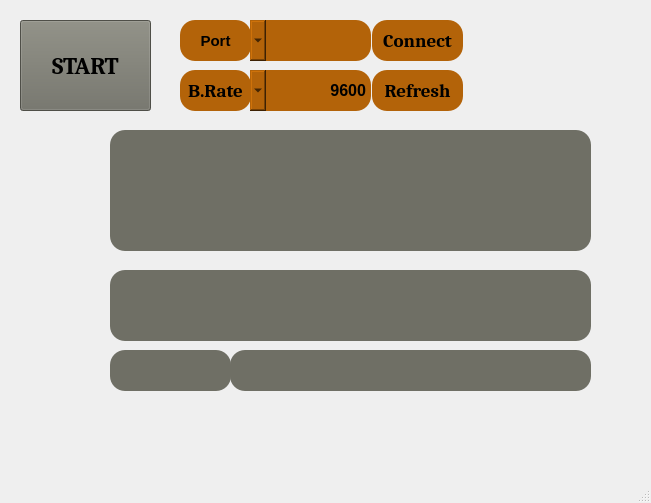
<?xml version="1.0" encoding="UTF-8"?>
<ui version="4.0">
 <class>MainWindow</class>
 <widget class="QMainWindow" name="MainWindow">
  <property name="geometry">
   <rect>
    <x>0</x>
    <y>0</y>
    <width>651</width>
    <height>503</height>
   </rect>
  </property>
  <property name="windowTitle">
   <string>MainWindow</string>
  </property>
  <widget class="QWidget" name="centralwidget">
   <widget class="QLabel" name="port_label">
    <property name="geometry">
     <rect>
      <x>180</x>
      <y>20</y>
      <width>71</width>
      <height>41</height>
     </rect>
    </property>
    <property name="font">
     <font>
      <pointsize>11</pointsize>
      <weight>75</weight>
      <bold>true</bold>
     </font>
    </property>
    <property name="styleSheet">
     <string notr="true">background-color: rgb(179, 99, 9);
border-radius : 15px;</string>
    </property>
    <property name="frameShape">
     <enum>QFrame::Panel</enum>
    </property>
    <property name="frameShadow">
     <enum>QFrame::Sunken</enum>
    </property>
    <property name="lineWidth">
     <number>2</number>
    </property>
    <property name="text">
     <string>Port</string>
    </property>
    <property name="alignment">
     <set>Qt::AlignCenter</set>
    </property>
   </widget>
   <widget class="QPushButton" name="connect_button">
    <property name="geometry">
     <rect>
      <x>372</x>
      <y>20</y>
      <width>91</width>
      <height>41</height>
     </rect>
    </property>
    <property name="font">
     <font>
      <family>Cambria</family>
      <pointsize>14</pointsize>
      <weight>75</weight>
      <bold>true</bold>
     </font>
    </property>
    <property name="styleSheet">
     <string notr="true">background-color: rgb(179, 99, 9);
border-radius : 15px;</string>
    </property>
    <property name="text">
     <string>Connect</string>
    </property>
    <property name="checkable">
     <bool>false</bool>
    </property>
   </widget>
   <widget class="QComboBox" name="baudrate_box">
    <property name="geometry">
     <rect>
      <x>250</x>
      <y>70</y>
      <width>121</width>
      <height>41</height>
     </rect>
    </property>
    <property name="font">
     <font>
      <pointsize>12</pointsize>
      <weight>75</weight>
      <bold>true</bold>
     </font>
    </property>
    <property name="layoutDirection">
     <enum>Qt::RightToLeft</enum>
    </property>
    <property name="styleSheet">
     <string notr="true">background-color: rgb(179, 99, 9);
border-radius : 15px;</string>
    </property>
    <item>
     <property name="text">
      <string>9600</string>
     </property>
    </item>
    <item>
     <property name="text">
      <string>57600</string>
     </property>
    </item>
    <item>
     <property name="text">
      <string>115200</string>
     </property>
    </item>
   </widget>
   <widget class="QLabel" name="baudrate_label">
    <property name="geometry">
     <rect>
      <x>180</x>
      <y>70</y>
      <width>71</width>
      <height>41</height>
     </rect>
    </property>
    <property name="font">
     <font>
      <family>Cambria</family>
      <pointsize>14</pointsize>
      <weight>75</weight>
      <bold>true</bold>
     </font>
    </property>
    <property name="styleSheet">
     <string notr="true">background-color: rgb(179, 99, 9);
border-radius : 15px;</string>
    </property>
    <property name="frameShape">
     <enum>QFrame::Panel</enum>
    </property>
    <property name="frameShadow">
     <enum>QFrame::Sunken</enum>
    </property>
    <property name="lineWidth">
     <number>2</number>
    </property>
    <property name="text">
     <string>B.Rate</string>
    </property>
    <property name="alignment">
     <set>Qt::AlignCenter</set>
    </property>
   </widget>
   <widget class="QPushButton" name="refresh_button">
    <property name="geometry">
     <rect>
      <x>372</x>
      <y>70</y>
      <width>91</width>
      <height>41</height>
     </rect>
    </property>
    <property name="font">
     <font>
      <family>Cambria</family>
      <pointsize>14</pointsize>
      <weight>75</weight>
      <bold>true</bold>
     </font>
    </property>
    <property name="styleSheet">
     <string notr="true">background-color: rgb(179, 99, 9);
border-radius : 15px;</string>
    </property>
    <property name="text">
     <string>Refresh</string>
    </property>
    <property name="checkable">
     <bool>false</bool>
    </property>
   </widget>
   <widget class="QComboBox" name="port_box">
    <property name="geometry">
     <rect>
      <x>250</x>
      <y>20</y>
      <width>121</width>
      <height>41</height>
     </rect>
    </property>
    <property name="font">
     <font>
      <pointsize>10</pointsize>
      <weight>75</weight>
      <bold>true</bold>
     </font>
    </property>
    <property name="layoutDirection">
     <enum>Qt::RightToLeft</enum>
    </property>
    <property name="styleSheet">
     <string notr="true">background-color: rgb(179, 99, 9);
border-radius : 15px;</string>
    </property>
   </widget>
   <widget class="QLabel" name="info_label">
    <property name="geometry">
     <rect>
      <x>110</x>
      <y>130</y>
      <width>481</width>
      <height>121</height>
     </rect>
    </property>
    <property name="font">
     <font>
      <family>Cambria</family>
      <pointsize>14</pointsize>
      <weight>75</weight>
      <bold>true</bold>
      <underline>false</underline>
     </font>
    </property>
    <property name="mouseTracking">
     <bool>true</bool>
    </property>
    <property name="styleSheet">
     <string notr="true">background-color: rgb(111, 111, 101);
border-radius : 15px;</string>
    </property>
    <property name="frameShape">
     <enum>QFrame::WinPanel</enum>
    </property>
    <property name="frameShadow">
     <enum>QFrame::Sunken</enum>
    </property>
    <property name="lineWidth">
     <number>3</number>
    </property>
    <property name="text">
     <string/>
    </property>
    <property name="alignment">
     <set>Qt::AlignCenter</set>
    </property>
    <property name="margin">
     <number>2</number>
    </property>
   </widget>
   <widget class="QLineEdit" name="Final_result_box">
    <property name="geometry">
     <rect>
      <x>230</x>
      <y>350</y>
      <width>361</width>
      <height>41</height>
     </rect>
    </property>
    <property name="font">
     <font>
      <pointsize>10</pointsize>
      <weight>75</weight>
      <bold>true</bold>
     </font>
    </property>
    <property name="styleSheet">
     <string notr="true">background-color: rgb(111, 111, 101);
border-radius : 15px;</string>
    </property>
    <property name="frame">
     <bool>true</bool>
    </property>
    <property name="alignment">
     <set>Qt::AlignLeading|Qt::AlignLeft|Qt::AlignVCenter</set>
    </property>
   </widget>
   <widget class="QLineEdit" name="id_Edit">
    <property name="geometry">
     <rect>
      <x>110</x>
      <y>350</y>
      <width>121</width>
      <height>41</height>
     </rect>
    </property>
    <property name="font">
     <font>
      <pointsize>10</pointsize>
      <weight>75</weight>
      <bold>true</bold>
     </font>
    </property>
    <property name="styleSheet">
     <string notr="true">background-color: rgb(111, 111, 101);
border-radius : 15px;</string>
    </property>
    <property name="frame">
     <bool>true</bool>
    </property>
    <property name="alignment">
     <set>Qt::AlignCenter</set>
    </property>
   </widget>
   <widget class="QTextBrowser" name="textBrowser">
    <property name="geometry">
     <rect>
      <x>110</x>
      <y>270</y>
      <width>481</width>
      <height>71</height>
     </rect>
    </property>
    <property name="styleSheet">
     <string notr="true">background-color: rgb(111, 111, 101);
border-radius : 15px;</string>
    </property>
    <property name="frameShape">
     <enum>QFrame::WinPanel</enum>
    </property>
    <property name="lineWidth">
     <number>3</number>
    </property>
    <property name="midLineWidth">
     <number>1</number>
    </property>
   </widget>
   <widget class="QPushButton" name="start_button">
    <property name="geometry">
     <rect>
      <x>20</x>
      <y>20</y>
      <width>131</width>
      <height>91</height>
     </rect>
    </property>
    <property name="font">
     <font>
      <family>Cambria</family>
      <pointsize>18</pointsize>
      <weight>75</weight>
      <bold>true</bold>
     </font>
    </property>
    <property name="toolTip">
     <string>&lt;html&gt;&lt;head/&gt;&lt;body&gt;&lt;p&gt;Run Function when Clicked&lt;/p&gt;&lt;/body&gt;&lt;/html&gt;</string>
    </property>
    <property name="styleSheet">
     <string notr="true">background-color: rgb(111, 111, 101);</string>
    </property>
    <property name="text">
     <string>START</string>
    </property>
    <property name="checkable">
     <bool>false</bool>
    </property>
   </widget>
  </widget>
  <widget class="QMenuBar" name="menubar">
   <property name="geometry">
    <rect>
     <x>0</x>
     <y>0</y>
     <width>651</width>
     <height>21</height>
    </rect>
   </property>
  </widget>
  <widget class="QStatusBar" name="statusbar"/>
 </widget>
 <resources/>
 <connections/>
</ui>
